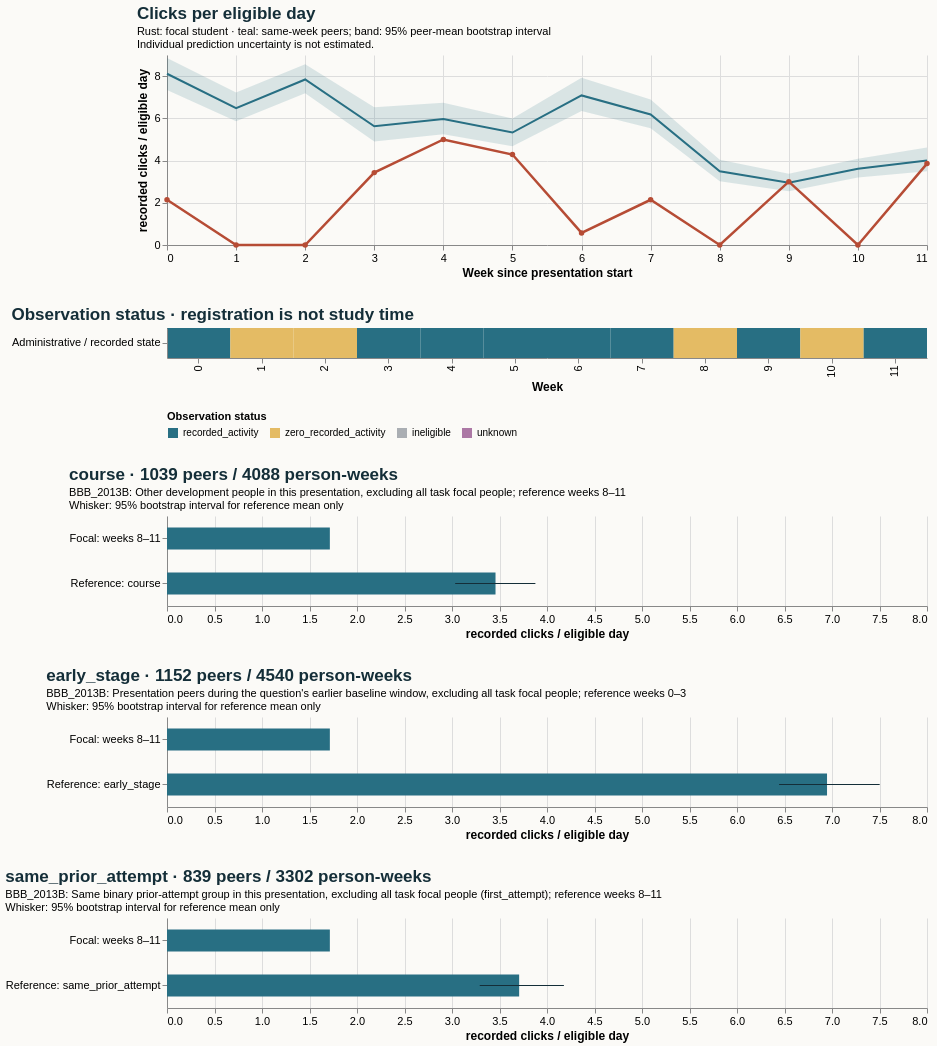

Express this chart as Vega-Lite.
### Vega-Lite specification from a JSON file in a GitHub repository (floating-point values rounded to 4 significant figures)
{"$schema": "https://vega.github.io/schema/vega-lite/v5.20.1.json", "config": {"axis": {"labelFontSize": 11, "titleFontSize": 12}, "background": "#fbfaf7", "font": "sans-serif", "title": {"anchor": "start", "color": "#142e38", "fontSize": 17, "subtitleFontSize": 11}, "view": {"continuousHeight": 300, "continuousWidth": 300, "stroke": null}}, "datasets": {"data-29a53b1051da87e6fde55f6f5033cc2b": [{"hi": null, "lo": null, "series": "Focal: weeks 8–11", "value": 1.714}, {"hi": 3.878, "lo": 3.033, "series": "Reference: course", "value": 3.458}], "data-57c35530b742ebbbc72c6e134c78f055": [{"eligible_days": 7.0, "end_day": 6, "logging_completeness": "unknown", "observation_status": "recorded_activity", "row": "Administrative / recorded state", "score_status": "withheld_release_time_unknown", "start_day": 0, "value": 2.143, "week": 0}, {"eligible_days": 7.0, "end_day": 13, "logging_completeness": "unknown", "observation_status": "zero_recorded_activity", "row": "Administrative / recorded state", "score_status": "withheld_release_time_unknown", "start_day": 7, "value": 0.0, "week": 1}, {"eligible_days": 7.0, "end_day": 20, "logging_completeness": "unknown", "observation_status": "zero_recorded_activity", "row": "Administrative / recorded state", "score_status": "withheld_release_time_unknown", "start_day": 14, "value": 0.0, "week": 2}, {"eligible_days": 7.0, "end_day": 27, "logging_completeness": "unknown", "observation_status": "recorded_activity", "row": "Administrative / recorded state", "score_status": "withheld_release_time_unknown", "start_day": 21, "value": 3.429, "week": 3}, {"eligible_days": 7.0, "end_day": 34, "logging_completeness": "unknown", "observation_status": "recorded_activity", "row": "Administrative / recorded state", "score_status": "withheld_release_time_unknown", "start_day": 28, "value": 5.0, "week": 4}, {"eligible_days": 7.0, "end_day": 41, "logging_completeness": "unknown", "observation_status": "recorded_activity", "row": "Administrative / recorded state", "score_status": "withheld_release_time_unknown", "start_day": 35, "value": 4.286, "week": 5}, {"eligible_days": 7.0, "end_day": 48, "logging_completeness": "unknown", "observation_status": "recorded_activity", "row": "Administrative / recorded state", "score_status": "withheld_release_time_unknown", "start_day": 42, "value": 0.5714, "week": 6}, {"eligible_days": 7.0, "end_day": 55, "logging_completeness": "unknown", "observation_status": "recorded_activity", "row": "Administrative / recorded state", "score_status": "withheld_release_time_unknown", "start_day": 49, "value": 2.143, "week": 7}, {"eligible_days": 7.0, "end_day": 62, "logging_completeness": "unknown", "observation_status": "zero_recorded_activity", "row": "Administrative / recorded state", "score_status": "withheld_release_time_unknown", "start_day": 56, "value": 0.0, "week": 8}, {"eligible_days": 7.0, "end_day": 69, "logging_completeness": "unknown", "observation_status": "recorded_activity", "row": "Administrative / recorded state", "score_status": "withheld_release_time_unknown", "start_day": 63, "value": 3.0, "week": 9}, {"eligible_days": 7.0, "end_day": 76, "logging_completeness": "unknown", "observation_status": "zero_recorded_activity", "row": "Administrative / recorded state", "score_status": "withheld_release_time_unknown", "start_day": 70, "value": 0.0, "week": 10}, {"eligible_days": 7.0, "end_day": 83, "logging_completeness": "unknown", "observation_status": "recorded_activity", "row": "Administrative / recorded state", "score_status": "withheld_release_time_unknown", "start_day": 77, "value": 3.857, "week": 11}], "data-924b58c1f5999351d528d166a9e4647a": [{"end_day": 6, "focal_value": 2.143, "peer_ci_high": 8.853, "peer_ci_low": 7.347, "peer_mean": 8.112, "peer_observations": 1151, "peer_people": 1151, "reference": "course", "unit": "recorded clicks / eligible day", "week": 0}, {"end_day": 13, "focal_value": 0.0, "peer_ci_high": 7.22, "peer_ci_low": 5.868, "peer_mean": 6.478, "peer_observations": 1144, "peer_people": 1144, "reference": "course", "unit": "recorded clicks / eligible day", "week": 1}, {"end_day": 20, "focal_value": 0.0, "peer_ci_high": 8.565, "peer_ci_low": 7.185, "peer_mean": 7.84, "peer_observations": 1126, "peer_people": 1126, "reference": "course", "unit": "recorded clicks / eligible day", "week": 2}, {"end_day": 27, "focal_value": 3.429, "peer_ci_high": 6.52, "peer_ci_low": 4.898, "peer_mean": 5.624, "peer_observations": 1119, "peer_people": 1119, "reference": "course", "unit": "recorded clicks / eligible day", "week": 3}, {"end_day": 34, "focal_value": 5.0, "peer_ci_high": 6.743, "peer_ci_low": 5.251, "peer_mean": 5.963, "peer_observations": 1082, "peer_people": 1082, "reference": "course", "unit": "recorded clicks / eligible day", "week": 4}, {"end_day": 41, "focal_value": 4.286, "peer_ci_high": 5.989, "peer_ci_low": 4.679, "peer_mean": 5.327, "peer_observations": 1075, "peer_people": 1075, "reference": "course", "unit": "recorded clicks / eligible day", "week": 5}, {"end_day": 48, "focal_value": 0.5714, "peer_ci_high": 7.925, "peer_ci_low": 6.352, "peer_mean": 7.085, "peer_observations": 1065, "peer_people": 1065, "reference": "course", "unit": "recorded clicks / eligible day", "week": 6}, {"end_day": 55, "focal_value": 2.143, "peer_ci_high": 6.889, "peer_ci_low": 5.527, "peer_mean": 6.182, "peer_observations": 1049, "peer_people": 1049, "reference": "course", "unit": "recorded clicks / eligible day", "week": 7}, {"end_day": 62, "focal_value": 0.0, "peer_ci_high": 4.035, "peer_ci_low": 3.018, "peer_mean": 3.491, "peer_observations": 1039, "peer_people": 1039, "reference": "course", "unit": "recorded clicks / eligible day", "week": 8}, {"end_day": 69, "focal_value": 3.0, "peer_ci_high": 3.37, "peer_ci_low": 2.55, "peer_mean": 2.947, "peer_observations": 1022, "peer_people": 1022, "reference": "course", "unit": "recorded clicks / eligible day", "week": 9}, {"end_day": 76, "focal_value": 0.0, "peer_ci_high": 4.08, "peer_ci_low": 3.195, "peer_mean": 3.615, "peer_observations": 1016, "peer_people": 1016, "reference": "course", "unit": "recorded clicks / eligible day", "week": 10}, {"end_day": 83, "focal_value": 3.857, "peer_ci_high": 4.618, "peer_ci_low": 3.488, "peer_mean": 4.0, "peer_observations": 1011, "peer_people": 1011, "reference": "course", "unit": "recorded clicks / eligible day", "week": 11}], "data-a60acd6a565e9ae518cb52ae8bc731b4": [{"hi": null, "lo": null, "series": "Focal: weeks 8–11", "value": 1.714}, {"hi": 7.502, "lo": 6.443, "series": "Reference: early_stage", "value": 6.948}], "data-d816884fcad0fb1362fdfcf637fc7179": [{"hi": null, "lo": null, "series": "Focal: weeks 8–11", "value": 1.714}, {"hi": 4.178, "lo": 3.292, "series": "Reference: same_prior_attempt", "value": 3.707}]}, "resolve": {"scale": {"color": "independent"}}, "spacing": 28, "vconcat": [{"data": {"name": "data-924b58c1f5999351d528d166a9e4647a"}, "height": 190, "layer": [{"encoding": {"x": {"axis": {"tickMinStep": 1}, "field": "week", "title": "Week since presentation start", "type": "quantitative"}, "y": {"field": "peer_ci_low", "scale": {"zero": true}, "title": "recorded clicks / eligible day", "type": "quantitative"}, "y2": {"field": "peer_ci_high"}}, "mark": {"color": "#286f83", "opacity": 0.16, "type": "area"}}, {"encoding": {"tooltip": [{"field": "week", "type": "quantitative"}, {"field": "peer_mean", "type": "quantitative"}, {"field": "peer_people", "type": "quantitative"}, {"field": "peer_observations", "type": "quantitative"}], "x": {"field": "week", "type": "quantitative"}, "y": {"field": "peer_mean", "type": "quantitative"}}, "mark": {"color": "#286f83", "strokeWidth": 2, "type": "line"}}, {"encoding": {"tooltip": [{"field": "week", "type": "quantitative"}, {"field": "focal_value", "type": "quantitative"}], "x": {"field": "week", "type": "quantitative"}, "y": {"field": "focal_value", "type": "quantitative"}}, "mark": {"color": "#b64c35", "point": {"color": "#b64c35"}, "strokeWidth": 2.5, "type": "line"}}], "title": {"subtitle": ["Rust: focal student · teal: same-week peers; band: 95% peer-mean bootstrap interval", "Individual prediction uncertainty is not estimated."], "text": "Clicks per eligible day"}, "width": 760}, {"data": {"name": "data-57c35530b742ebbbc72c6e134c78f055"}, "encoding": {"color": {"field": "observation_status", "legend": {"labelLimit": 260, "orient": "bottom"}, "scale": {"domain": ["recorded_activity", "zero_recorded_activity", "ineligible", "unknown"], "range": ["#286f83", "#e4bb64", "#aaaeb3", "#ac78a5"]}, "title": "Observation status", "type": "nominal"}, "tooltip": [{"field": "week", "type": "quantitative"}, {"field": "eligible_days", "type": "quantitative"}, {"field": "observation_status", "type": "nominal"}, {"field": "logging_completeness", "type": "nominal"}], "x": {"field": "week", "title": "Week", "type": "ordinal"}, "y": {"field": "row", "title": null, "type": "nominal"}}, "height": 30, "mark": {"type": "rect"}, "title": "Observation status · registration is not study time", "width": 760}, {"data": {"name": "data-29a53b1051da87e6fde55f6f5033cc2b"}, "height": 90, "layer": [{"encoding": {"x": {"field": "value", "scale": {"domain": [0, 7.877], "zero": true}, "title": "recorded clicks / eligible day", "type": "quantitative"}, "y": {"field": "series", "sort": null, "title": null, "type": "nominal"}}, "mark": {"color": "#286f83", "size": 22, "type": "bar"}}, {"encoding": {"x": {"field": "lo", "type": "quantitative"}, "x2": {"field": "hi"}, "y": {"field": "series", "sort": null, "title": null, "type": "nominal"}}, "mark": {"color": "#142e38", "type": "rule"}}], "title": {"subtitle": ["BBB_2013B: Other development people in this presentation, excluding all task focal people; reference weeks 8–11", "Whisker: 95% bootstrap interval for reference mean only"], "text": "course · 1039 peers / 4088 person-weeks"}, "width": 760}, {"data": {"name": "data-a60acd6a565e9ae518cb52ae8bc731b4"}, "height": 90, "layer": [{"encoding": {"x": {"field": "value", "scale": {"domain": [0, 7.877], "zero": true}, "title": "recorded clicks / eligible day", "type": "quantitative"}, "y": {"field": "series", "sort": null, "title": null, "type": "nominal"}}, "mark": {"color": "#286f83", "size": 22, "type": "bar"}}, {"encoding": {"x": {"field": "lo", "type": "quantitative"}, "x2": {"field": "hi"}, "y": {"field": "series", "sort": null, "title": null, "type": "nominal"}}, "mark": {"color": "#142e38", "type": "rule"}}], "title": {"subtitle": ["BBB_2013B: Presentation peers during the question's earlier baseline window, excluding all task focal people; reference weeks 0–3", "Whisker: 95% bootstrap interval for reference mean only"], "text": "early_stage · 1152 peers / 4540 person-weeks"}, "width": 760}, {"data": {"name": "data-d816884fcad0fb1362fdfcf637fc7179"}, "height": 90, "layer": [{"encoding": {"x": {"field": "value", "scale": {"domain": [0, 7.877], "zero": true}, "title": "recorded clicks / eligible day", "type": "quantitative"}, "y": {"field": "series", "sort": null, "title": null, "type": "nominal"}}, "mark": {"color": "#286f83", "size": 22, "type": "bar"}}, {"encoding": {"x": {"field": "lo", "type": "quantitative"}, "x2": {"field": "hi"}, "y": {"field": "series", "sort": null, "title": null, "type": "nominal"}}, "mark": {"color": "#142e38", "type": "rule"}}], "title": {"subtitle": ["BBB_2013B: Same binary prior-attempt group in this presentation, excluding all task focal people (first_attempt); reference weeks 8–11", "Whisker: 95% bootstrap interval for reference mean only"], "text": "same_prior_attempt · 839 peers / 3302 person-weeks"}, "width": 760}]}
